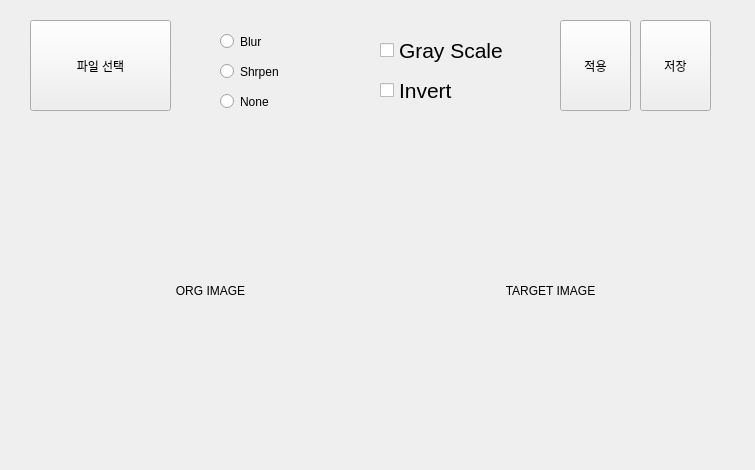
<?xml version="1.0" encoding="UTF-8"?>
<ui version="4.0">
 <class>Form</class>
 <widget class="QWidget" name="Form">
  <property name="geometry">
   <rect>
    <x>0</x>
    <y>0</y>
    <width>755</width>
    <height>470</height>
   </rect>
  </property>
  <property name="windowTitle">
   <string>Form</string>
  </property>
  <widget class="QPushButton" name="openBtn">
   <property name="geometry">
    <rect>
     <x>30</x>
     <y>20</y>
     <width>141</width>
     <height>91</height>
    </rect>
   </property>
   <property name="text">
    <string>파일 선택</string>
   </property>
  </widget>
  <widget class="QCheckBox" name="grayChk">
   <property name="geometry">
    <rect>
     <x>380</x>
     <y>30</y>
     <width>131</width>
     <height>41</height>
    </rect>
   </property>
   <property name="font">
    <font>
     <pointsize>16</pointsize>
    </font>
   </property>
   <property name="text">
    <string>Gray Scale</string>
   </property>
  </widget>
  <widget class="QCheckBox" name="ivtChk">
   <property name="geometry">
    <rect>
     <x>380</x>
     <y>70</y>
     <width>131</width>
     <height>41</height>
    </rect>
   </property>
   <property name="font">
    <font>
     <pointsize>16</pointsize>
    </font>
   </property>
   <property name="text">
    <string>Invert</string>
   </property>
  </widget>
  <widget class="QPushButton" name="applyBtn">
   <property name="geometry">
    <rect>
     <x>560</x>
     <y>20</y>
     <width>71</width>
     <height>91</height>
    </rect>
   </property>
   <property name="text">
    <string>적용</string>
   </property>
  </widget>
  <widget class="QLabel" name="orgImg">
   <property name="geometry">
    <rect>
     <x>40</x>
     <y>180</y>
     <width>341</width>
     <height>221</height>
    </rect>
   </property>
   <property name="text">
    <string>ORG IMAGE</string>
   </property>
   <property name="alignment">
    <set>Qt::AlignCenter</set>
   </property>
  </widget>
  <widget class="QLabel" name="tgtImg">
   <property name="geometry">
    <rect>
     <x>380</x>
     <y>180</y>
     <width>341</width>
     <height>221</height>
    </rect>
   </property>
   <property name="text">
    <string>TARGET IMAGE</string>
   </property>
   <property name="alignment">
    <set>Qt::AlignCenter</set>
   </property>
  </widget>
  <widget class="QRadioButton" name="blurBtn">
   <property name="geometry">
    <rect>
     <x>220</x>
     <y>30</y>
     <width>112</width>
     <height>23</height>
    </rect>
   </property>
   <property name="text">
    <string>Blur</string>
   </property>
   <attribute name="buttonGroup">
    <string notr="true">buttonGroup</string>
   </attribute>
  </widget>
  <widget class="QRadioButton" name="sharpBtn">
   <property name="geometry">
    <rect>
     <x>220</x>
     <y>60</y>
     <width>112</width>
     <height>23</height>
    </rect>
   </property>
   <property name="text">
    <string>Shrpen</string>
   </property>
   <attribute name="buttonGroup">
    <string notr="true">buttonGroup</string>
   </attribute>
  </widget>
  <widget class="QRadioButton" name="noneBtn">
   <property name="geometry">
    <rect>
     <x>220</x>
     <y>90</y>
     <width>112</width>
     <height>23</height>
    </rect>
   </property>
   <property name="text">
    <string>None</string>
   </property>
   <attribute name="buttonGroup">
    <string notr="true">buttonGroup</string>
   </attribute>
  </widget>
  <widget class="QPushButton" name="saveBtn">
   <property name="geometry">
    <rect>
     <x>640</x>
     <y>20</y>
     <width>71</width>
     <height>91</height>
    </rect>
   </property>
   <property name="text">
    <string>저장</string>
   </property>
  </widget>
 </widget>
 <resources/>
 <connections/>
 <buttongroups>
  <buttongroup name="buttonGroup"/>
 </buttongroups>
</ui>
